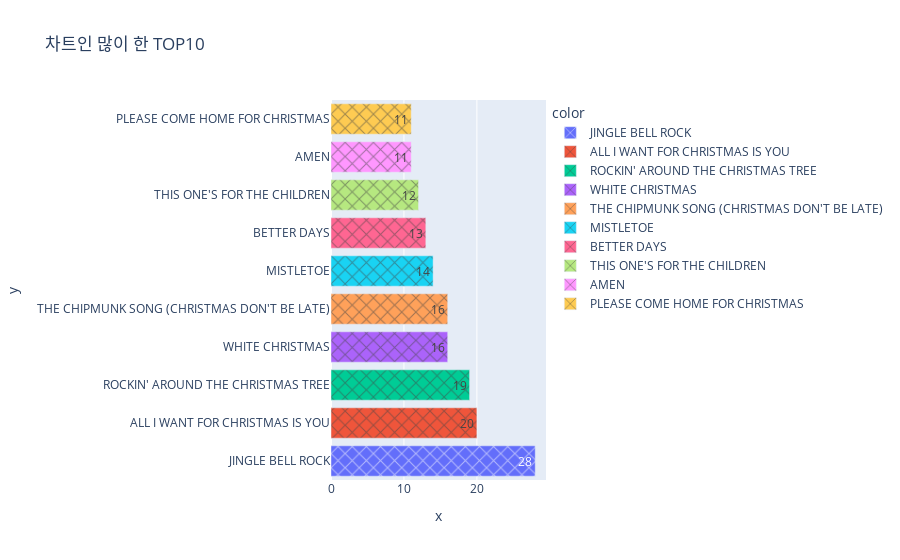

Notebook code for this chart:
### Code cell
px.bar(x=list(df['song'].value_counts()[:10].values), y=list(df['song'].value_counts()[:10].index), text=list(df['song'].value_counts()[:10].values), title="차트인 많이 한 노래 TOP10"
,color=list(df['song'].value_counts()[:10].index), color_continuous_scale='rainbow',pattern_shape_sequence=['x'])

### Figure 1 — Plotly figure (JSON) as saved in the notebook; plotly's stock layout.template omitted (floating-point values rounded to 4 significant figures)
{"data": [{"alignmentgroup": "True", "hovertemplate": "color=JINGLE BELL ROCK<br>x=%{x}<br>y=%{y}<br>text=%{text}<extra></extra>", "legendgroup": "JINGLE BELL ROCK", "marker": {"color": "#636efa", "pattern": {"shape": "x"}}, "name": "JINGLE BELL ROCK", "offsetgroup": "JINGLE BELL ROCK", "orientation": "h", "showlegend": true, "text": [28], "textposition": "auto", "type": "bar", "x": [28], "xaxis": "x", "y": ["JINGLE BELL ROCK"], "yaxis": "y"}, {"alignmentgroup": "True", "hovertemplate": "color=ALL I WANT FOR CHRISTMAS IS YOU<br>x=%{x}<br>y=%{y}<br>text=%{text}<extra></extra>", "legendgroup": "ALL I WANT FOR CHRISTMAS IS YOU", "marker": {"color": "#EF553B", "pattern": {"shape": "x"}}, "name": "ALL I WANT FOR CHRISTMAS IS YOU", "offsetgroup": "ALL I WANT FOR CHRISTMAS IS YOU", "orientation": "h", "showlegend": true, "text": [20], "textposition": "auto", "type": "bar", "x": [20], "xaxis": "x", "y": ["ALL I WANT FOR CHRISTMAS IS YOU"], "yaxis": "y"}, {"alignmentgroup": "True", "hovertemplate": "color=ROCKIN' AROUND THE CHRISTMAS TREE<br>x=%{x}<br>y=%{y}<br>text=%{text}<extra></extra>", "legendgroup": "ROCKIN' AROUND THE CHRISTMAS TREE", "marker": {"color": "#00cc96", "pattern": {"shape": "x"}}, "name": "ROCKIN' AROUND THE CHRISTMAS TREE", "offsetgroup": "ROCKIN' AROUND THE CHRISTMAS TREE", "orientation": "h", "showlegend": true, "text": [19], "textposition": "auto", "type": "bar", "x": [19], "xaxis": "x", "y": ["ROCKIN' AROUND THE CHRISTMAS TREE"], "yaxis": "y"}, {"alignmentgroup": "True", "hovertemplate": "color=WHITE CHRISTMAS<br>x=%{x}<br>y=%{y}<br>text=%{text}<extra></extra>", "legendgroup": "WHITE CHRISTMAS", "marker": {"color": "#ab63fa", "pattern": {"shape": "x"}}, "name": "WHITE CHRISTMAS", "offsetgroup": "WHITE CHRISTMAS", "orientation": "h", "showlegend": true, "text": [16], "textposition": "auto", "type": "bar", "x": [16], "xaxis": "x", "y": ["WHITE CHRISTMAS"], "yaxis": "y"}, {"alignmentgroup": "True", "hovertemplate": "color=THE CHIPMUNK SONG (CHRISTMAS DON'T BE LATE)<br>x=%{x}<br>y=%{y}<br>text=%{text}<extra></extra>", "legendgroup": "THE CHIPMUNK SONG (CHRISTMAS DON'T BE LATE)", "marker": {"color": "#FFA15A", "pattern": {"shape": "x"}}, "name": "THE CHIPMUNK SONG (CHRISTMAS DON'T BE LATE)", "offsetgroup": "THE CHIPMUNK SONG (CHRISTMAS DON'T BE LATE)", "orientation": "h", "showlegend": true, "text": [16], "textposition": "auto", "type": "bar", "x": [16], "xaxis": "x", "y": ["THE CHIPMUNK SONG (CHRISTMAS DON'T BE LATE)"], "yaxis": "y"}, {"alignmentgroup": "True", "hovertemplate": "color=MISTLETOE<br>x=%{x}<br>y=%{y}<br>text=%{text}<extra></extra>", "legendgroup": "MISTLETOE", "marker": {"color": "#19d3f3", "pattern": {"shape": "x"}}, "name": "MISTLETOE", "offsetgroup": "MISTLETOE", "orientation": "h", "showlegend": true, "text": [14], "textposition": "auto", "type": "bar", "x": [14], "xaxis": "x", "y": ["MISTLETOE"], "yaxis": "y"}, {"alignmentgroup": "True", "hovertemplate": "color=BETTER DAYS<br>x=%{x}<br>y=%{y}<br>text=%{text}<extra></extra>", "legendgroup": "BETTER DAYS", "marker": {"color": "#FF6692", "pattern": {"shape": "x"}}, "name": "BETTER DAYS", "offsetgroup": "BETTER DAYS", "orientation": "h", "showlegend": true, "text": [13], "textposition": "auto", "type": "bar", "x": [13], "xaxis": "x", "y": ["BETTER DAYS"], "yaxis": "y"}, {"alignmentgroup": "True", "hovertemplate": "color=THIS ONE'S FOR THE CHILDREN<br>x=%{x}<br>y=%{y}<br>text=%{text}<extra></extra>", "legendgroup": "THIS ONE'S FOR THE CHILDREN", "marker": {"color": "#B6E880", "pattern": {"shape": "x"}}, "name": "THIS ONE'S FOR THE CHILDREN", "offsetgroup": "THIS ONE'S FOR THE CHILDREN", "orientation": "h", "showlegend": true, "text": [12], "textposition": "auto", "type": "bar", "x": [12], "xaxis": "x", "y": ["THIS ONE'S FOR THE CHILDREN"], "yaxis": "y"}, {"alignmentgroup": "True", "hovertemplate": "color=AMEN<br>x=%{x}<br>y=%{y}<br>text=%{text}<extra></extra>", "legendgroup": "AMEN", "marker": {"color": "#FF97FF", "pattern": {"shape": "x"}}, "name": "AMEN", "offsetgroup": "AMEN", "orientation": "h", "showlegend": true, "text": [11], "textposition": "auto", "type": "bar", "x": [11], "xaxis": "x", "y": ["AMEN"], "yaxis": "y"}, {"alignmentgroup": "True", "hovertemplate": "color=PLEASE COME HOME FOR CHRISTMAS<br>x=%{x}<br>y=%{y}<br>text=%{text}<extra></extra>", "legendgroup": "PLEASE COME HOME FOR CHRISTMAS", "marker": {"color": "#FECB52", "pattern": {"shape": "x"}}, "name": "PLEASE COME HOME FOR CHRISTMAS", "offsetgroup": "PLEASE COME HOME FOR CHRISTMAS", "orientation": "h", "showlegend": true, "text": [11], "textposition": "auto", "type": "bar", "x": [11], "xaxis": "x", "y": ["PLEASE COME HOME FOR CHRISTMAS"], "yaxis": "y"}], "layout": {"barmode": "relative", "legend": {"title": {"text": "color"}, "tracegroupgap": 0}, "title": {"text": "차트인 많이 한 TOP10"}, "xaxis": {"anchor": "y", "domain": [0, 1], "title": {"text": "x"}}, "yaxis": {"anchor": "x", "domain": [0, 1], "title": {"text": "y"}}}}
